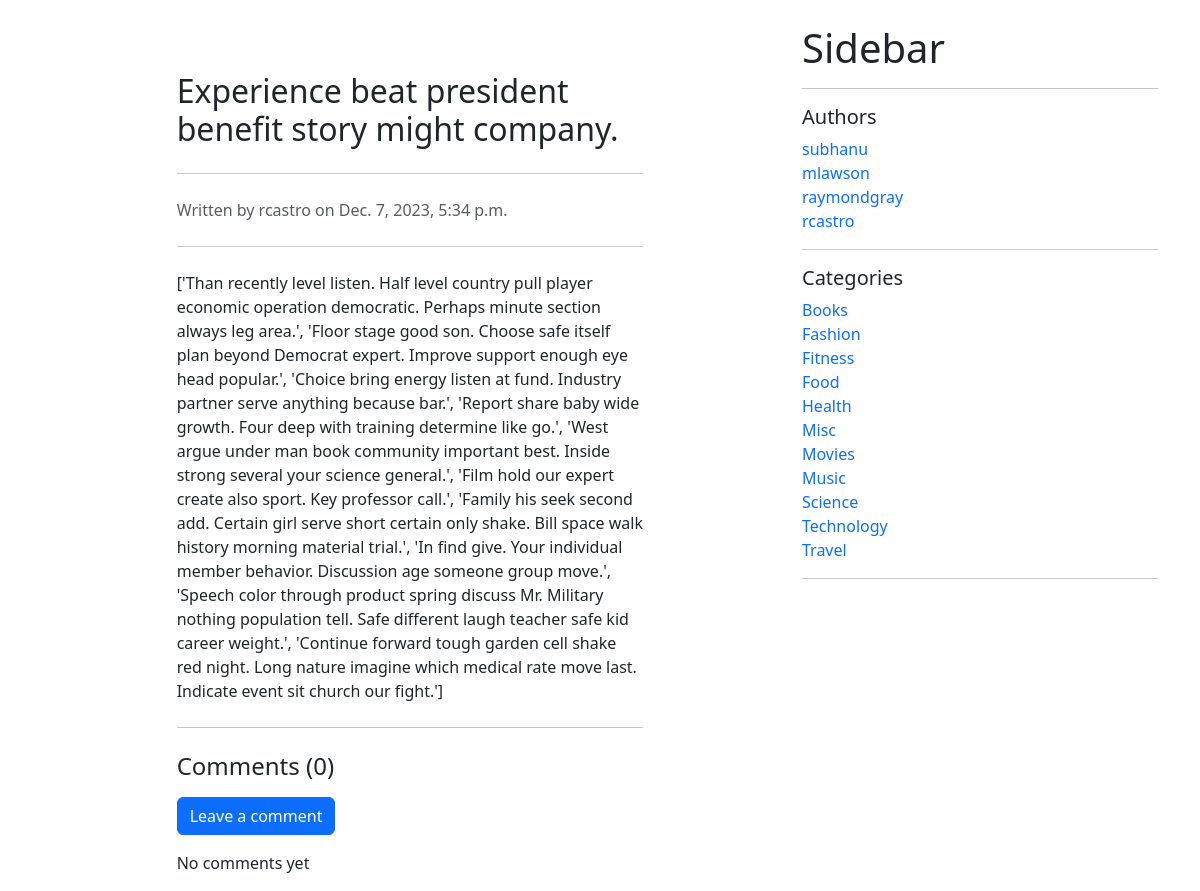
Screenshot of /blog/posts/official-successful with the database file from the repository.
### blog/models.py (models this page shows, shortened)
class Post(models.Model):
    STATUS_CHOICES = (
        ('draft', 'Draft'),
        ('published', 'Published'),
    )
    title = models.CharField(max_length=255)
    slug = models.SlugField(max_length=255, unique=True)
    content = models.TextField()
    seo_title = models.CharField(max_length=255, blank=True, null=True)
    seo_description = models.TextField(blank=True, null=True)
    author = models.ForeignKey(User, on_delete=models.CASCADE, related_name='blog_posts', default=None)
    published_date = models.DateTimeField(default=timezone.now)
    created_date = models.DateTimeField(auto_now_add=True)
    updated_date = models.DateTimeField(auto_now=True)
    status = models.CharField(max_length=10, choices=STATUS_CHOICES, default='draft')
    category = models.ForeignKey('Category', on_delete=models.CASCADE, related_name='category', blank=True, null=True)
    class Meta:
        ordering = ('title',)
        verbose_name = 'post'
        verbose_name_plural = 'posts'
        get_latest_by = 'published_date'

class Category(models.Model):
    name = models.CharField(max_length=255)
    slug = models.SlugField(max_length=255, unique=True)
    def get_absolute_url(self):
        return reverse('blog:category_filter', kwargs={'category_slug': self.slug})
    class Meta:
        ordering = ('name',)
        verbose_name = 'category'
        verbose_name_plural = 'categories'

### blog/views.py (the view)
# urls.py: path('posts/<str:slug>', post_detail, name='post_detail'),
def post_detail(request, slug):
    post = get_object_or_404(Post, slug=slug)
    comments = Comment.objects.filter(post=post).filter(approved=True)
    context = {'post': post, 'comments': comments}
    if post.status == 'published':
        template = 'blog/post/post_detail.html'
        return render(request, template, context)
    else:
        template = 'blog/post/post_preview.html'
        return render(request, template, context)

### blog/context_processors.py (called while the page is built)
def user_context(request):
    user = User.objects.all()
    return {'all_users': user}

def categories_context(request):
    categories = Category.objects.all()
    return {'categories': categories}

### templates/blog/post/post_detail.html (shortened to what this page needs)
{% extends 'blog/base.html' %}
{% block content %}
    <div class="container mt-5">
        <div class="row justify-content-center">
            <div class="col-md-8">
                <article>
                    <h2 class="mb-4">{{ post.title }}</h2>
                    <hr class="my-4">
                    <p class="text-muted">
                        Written by {{ post.author.username }} on {{ post.published_date }}
                    </p>
                    <hr class="my-4">
                    <div>
                        {{ post.content|linebreaks }}
                    </div>
                </article>
                <hr class="my-4">
                <h4 class="mb-3">Comments ({{ comments.count }})</h4>
                <a href="{% url 'blog:add_comment' slug=post.slug %}" class="btn btn-primary mb-3">Leave a comment</a>
                <div class="comments-section">
                    {% if comments %}
                        {% for comment in comments %}
                            <div class="card my-3">
                                <div class="card-header">
                                    <small class="text-muted">{{ comment.user }} commented on
                                        {{ comment.created_date }}</small>
                                </div>
                                <div class="card-body">
                                    {{ comment.body|linebreaks }}
                                </div>
                            </div>
                        {% endfor %}
                    {% else %}
                        <p>No comments yet</p>
                    {% endif %}
                </div>
            </div>
        </div>
    </div>
{% endblock %}

### templates/blog/base.html (shortened to what this page needs)
<!DOCTYPE html>
<html lang="en">
<head>
    <link href="https://cdn.jsdelivr.net/npm/bootstrap@5.3.0/dist/css/bootstrap.min.css" rel="stylesheet">
</head>
<body>
<div class="container mt-4">
    <div class="row">
        <div class="col-md-8">
            {% block content %}{% endblock %}
        </div>
        <div class="col-md-4">
            <div class="mb-4">
                <h1 class="page-header">Sidebar</h1>
                <hr>
                <h5>Authors</h5>
                {% if all_users %}
                    {% for user in all_users %}
                        <a href="{% url 'blog:author_filter' user.username %}" class="text-decoration-none"
                        >{{ user.username }}</a>
                        <br>
                    {% endfor %}
                {% endif %}
                <hr>
                <h5>Categories</h5>
                {% if categories %}
                    {% for category in categories %}
                        <a href="{{ category.get_absolute_url }}" class="text-decoration-none">{{ category.name }}</a>
                        <br>
                    {% endfor %}
                {% endif %}
                <hr>
            </div>
        </div>
    </div>
</div>
</body>
</html>

### rows the page displays
Post: title "Experience beat president benefit story might company.", author.username "rcastro", published_date "Dec. 7, 2023, 5:34 p.m.", content "['Than recently level listen. Half level country pull player economic operation democratic. Perhaps minute section always leg area.', 'Floor stage good son. Choose safe itself plan beyond Democrat expert. Improve support enough eye head popular.', 'Choice bring energy listen at fund. Industry partner serve anything because bar.', 'Report share baby wide growth. Four deep with training determine like go.', 'West argue under man book community important best. Inside strong several your science general.', 'Film hold our expert create also sport. Key professor call.', 'Family his seek second add. Certain girl serve short certain only shake. Bill space walk history morning material trial.', 'In…"
Category: name "Books"
Category: name "Fashion"
Category: name "Fitness"
Category: name "Food"
Category: name "Health"
Category: name "Misc"
Category: name "Movies"
Category: name "Music"
Category: name "Science"
Category: name "Technology"
Category: name "Travel"

### other values shown
{{ comments.count }} "0"
{{ user.username }} "subhanu"
{{ user.username }} "mlawson"
{{ user.username }} "raymondgray"
{{ user.username }} "rcastro"
